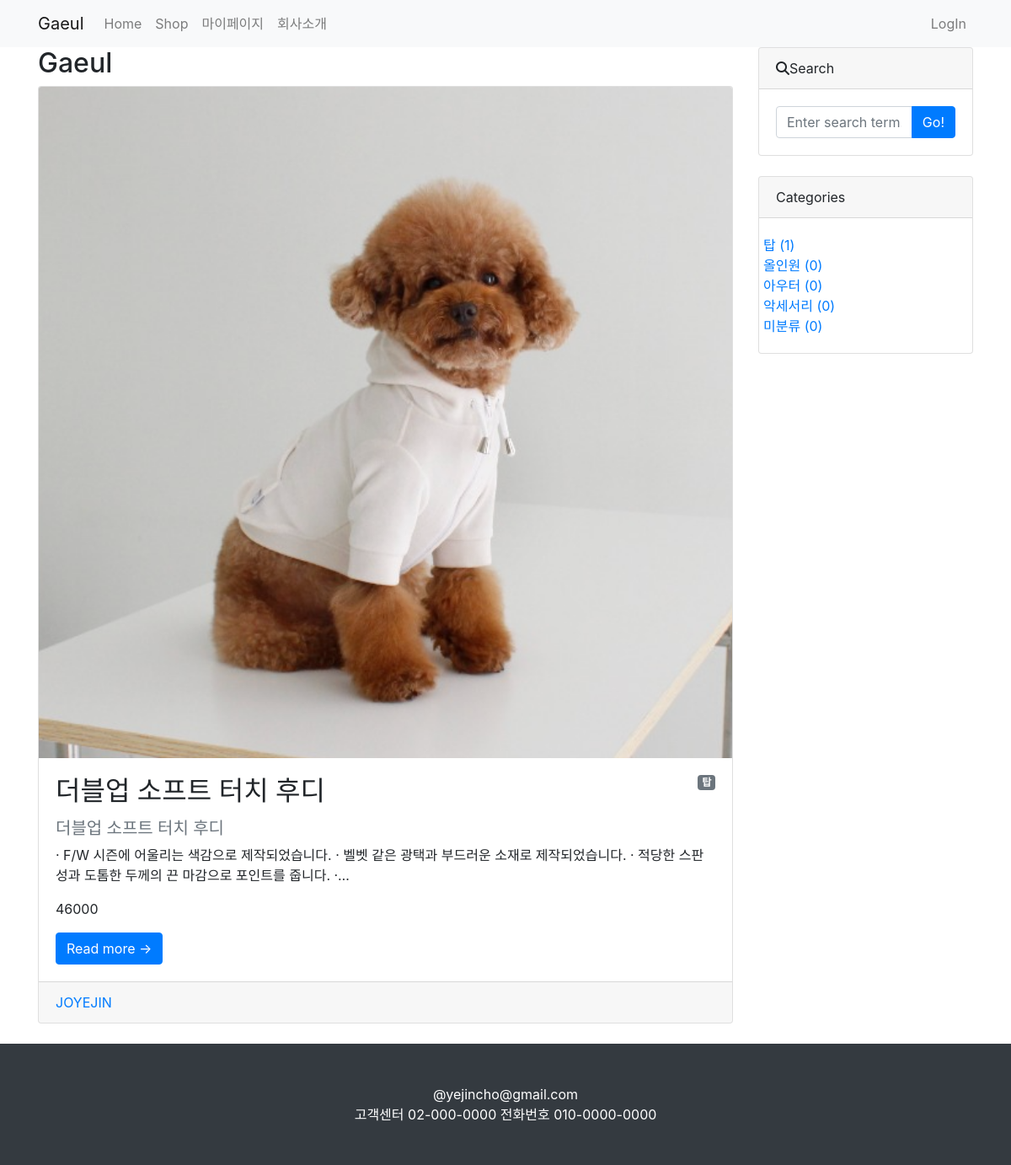
Page /post/ on the committed database.
### post/models.py (models this page shows, shortened)
class Post(models.Model):
    name = models.CharField(max_length=30, unique=True)
    hook_text = models.CharField(max_length=100, blank=True)
    content = models.TextField()
    price = models.IntegerField()
    head_image = models.ImageField(upload_to='post/images/%Y/%m/%d/', blank=True)
    file_upload = models.FileField(upload_to='post/images/%Y/%m/%d/', blank=True)
    manufacture = models.ForeignKey(User, null=True, on_delete=models.SET_NULL)
    category = models.ForeignKey(Category, null=True, blank=True, on_delete=models.SET_NULL)
    tags = models.ManyToManyField(Tag, blank=True)
    def __str__(self):
        return f'[{self.pk}]{self.name}::{self.manufacture}:{self.price}'
    def get_absolute_url(self):
        return f'/post/{self.pk}/'

class Category(models.Model):
    name = models.CharField(max_length=50, unique=True)
    slug = models.SlugField(max_length=200, unique=True, allow_unicode=True)
    def __str__(self):
        return self.name

### post/views.py (the view)
# urls.py: path('', views.PostList.as_view()),
class PostList(ListView):
    model = Post
    ordering = '-pk'
    paginate_by = 5
    def get_context_data(self, *, object_list=None, **kwargs):
        context = super(PostList,self).get_context_data()
        context['categories'] =Category.objects.all()
        context['no_category_post_count'] = Post.objects.filter(category=None).count()
        return context

### post/templates/post/post_list.html (shortened to what this page needs)
{% extends 'post/base.html' %}
{% block main_area %}
                <h2>Gaeul
                </h2>
                {% if post_list.exists %}
                {% for p in post_list %}
                <div class="card mb-4" id="post-{{p.pk}}">
                    {% if p.head_image %}
                    <img class="card-img-top" src="{{p.head_image.url}}" alt="{{p}}의 image" /></a>
                    {% else %}
                    <img class="card-img-top" src="https://picsum.photos/seed/{{p.pk}}/800/200" alt="random image" /></a>
                    {% endif %}
                    <div class="card-body">
                        {% if p.category %}
                        <span class="badge badge-secondary float-right">{{p.category}}</span>
                        {% else %}
                        <span class="badge badge-secondary float-right">미분류</span>
                        {% endif %}
                        <h2 class="card-title">{{p.name | upper}}</h2>
                        {% if p.hook_text %}
                        <h5 class="text-muted"> {{p.hook_text}} </h5>
                        {% endif %}
                        <p class="card-text">{{p.content | truncatechars:100}}</p>
                        <p class="card-text">{{p.price}}</p>
                        <a class="btn btn-primary" href="{{p.get_absolute_url}}">Read more →</a>
                    </div>
                    <div class="card-footer">
                    <a href="#">{{p.manufacture | upper}}</a>
                    </div>
                </div>
                {% endfor %}
                {% else %}
                <h5> 아직 게시물이 없습니다. </h5>
                {% endif %}
{% endblock %}

### post/templates/post/sidebar.html (shortened to what this page needs)
                    <div class="card mb-4">
                        <div class="card-header"><i class="fa-solid fa-magnifying-glass"></i>Search</div>
                        <div class="card-body">
                            <div class="input-group">
                                <input class="form-control" type="text" placeholder="Enter search term..." aria-label="Enter search term..." aria-describedby="button-search" />
                                <button class="btn btn-primary" id="button-search" type="button">Go!</button>
                            </div>
                        </div>
                    </div>
                    <div class="card mb-4" id='category_card'>
                        <div class="card-header">Categories</div>
                        <div class="card-body">
                            <div class="row">
                                    <ul class="list-unstyled mb-0">
                                        {% for c in categories%}
                                        <li><a href="#!">{{c}} ({{c.post_set.count}})</a></li>
                                        {% endfor %}
                                        <li><a href="#!">미분류 ({{no_category_post_count}})</a></li>
                                    </ul>
                            </div>
                        </div>
                    </div>

### rows in the picture
Post: head_image (picture), category "탑", name "더블업 소프트 터치 후디", hook_text "더블업 소프트 터치 후디", content "· F/W 시즌에 어울리는 색감으로 제작되었습니다. · 벨벳 같은 광택과 부드러운 소재로 제작되었습니다. · 적당한 스판성과 도톰한 두께의 끈 마감으로 포인트를 줍니다. ·…", price "46000", manufacture "JOYEJIN"
Category: name "탑", post_set.count "1"
Category: name "올인원", post_set.count "0"
Category: name "아우터", post_set.count "0"
Category: name "악세서리", post_set.count "0"

### other values in the picture
{{ no_category_post_count }} "0"
